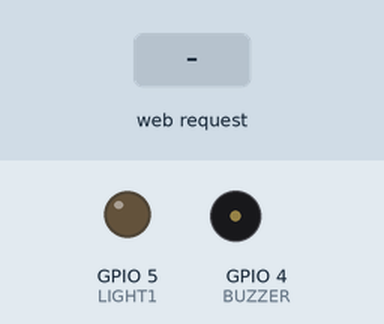
Recording of a sketch running on a simulated ESP8266 (NodeMCU). On the bench: output pins drawn as LEDs (lit = HIGH), buzzer (waves = sounding, pin HIGH). The test bench sets the inputs (shaded band). WiFi joins after 1.5 s; servers stay silent unless stated; what the sketch prints to the serial monitor is not drawn.

Above: at 3.2 s.
3.3 s: HTTP request GET /BuzzerOff received
At 3.8 s:
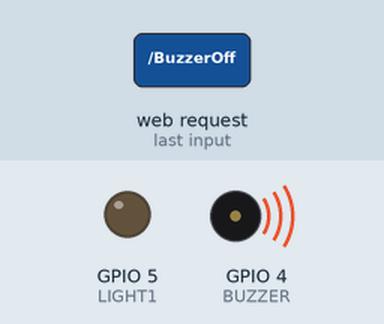
4.8 s: HTTP request GET /FlashOn received
At 6.2 s:
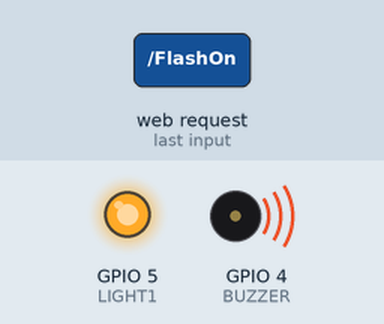
Timing chart, 0 to 11.3 s (numbered marks = the images above; inputs shaded):
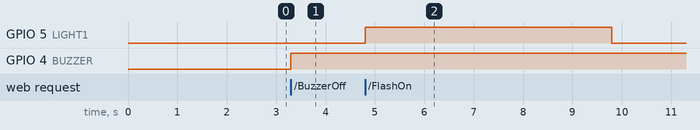

Measured:
- after the input at 3.3 s, GPIO 4 (BUZZER): LOW → HIGH at once
- after the input at 4.8 s, GPIO 5 (LIGHT1): LOW → HIGH at once, → LOW 5.0 s later

The sketch:

code_for_ESP.ino
```cpp
#include <ESP8266WebServer.h>
#include <ESP8266WiFi.h>

#define BUZZER 4
#define LIGHT1 5
#define LIGHT2 13
const char *ssid = "multimedia_komputer"; // Write your wifi ssid here
const char *password = "mariusz7419";     // Write your wifi password here

ESP8266WebServer server(80);
 IPAddress local_IP(192, 168, 0, 9);
 IPAddress gateway(192, 168, 0, 1);
 IPAddress subnet(255, 255, 255, 224);

void stronaGlowna(){
   server.send(200, "text/html", "<h2>To jest strona główna</h2>");
}
void buzzerOn(){
   pinMode(BUZZER,OUTPUT);
   digitalWrite(BUZZER,LOW);
   server.send(200, "text/html", "<h2>Buzzer wlaczony <3 </h2>");
   delay(5000);
   buzzerOff();
}

void buzzerOff(){
   pinMode(BUZZER,OUTPUT);
   digitalWrite(BUZZER,HIGH);
   server.send(200, "text/html", "<h2>Buzzer wylaczona :)</h2>");

}
void flashAllertOn(){
   pinMode(LIGHT1,OUTPUT);
   digitalWrite(LIGHT1,HIGH);
   server.send(200, "text/html", "<h2>Flash 1 On ;)</h2>");
   delay(5000);
   flashAllertOff();
}

void flashAllertOff(){
   pinMode(LIGHT1,OUTPUT);
   digitalWrite(LIGHT1,LOW);
   server.send(200, "text/html", "<h2>Flash 1 Off ;)</h2>");

}

void flashAllertOn2(){
   pinMode(LIGHT2,OUTPUT);
   digitalWrite(LIGHT2,HIGH);
   server.send(200, "text/html", "<h2>Flash 2 On ;)</h2>");
   buzzerOn();
   delay(5000);
   flashAllertOff2();
   buzzerOff();
}
void flashAllertOff2(){
   pinMode(LIGHT2,OUTPUT);
   digitalWrite(LIGHT2,LOW);
   server.send(200, "text/html", "<h2>Flash 2 Off ;)</h2>");
}


void handleNotFound() {
   String message = "Brak strony na serwerze...";
   server.send(404, "text/plain", message);
}

void setup(){
   server.on("/", stronaGlowna);
   server.on("/BuzzerOn", buzzerOn);
   server.on("/BuzzerOff", buzzerOff);
   server.on("/FlashOn", flashAllertOn);
   server.on("/FlashOff", flashAllertOff);
   server.on("/FlashOn2", flashAllertOn2);
   server.on("/FlashOff2", flashAllertOff2);
   server.onNotFound(handleNotFound);

    Serial.begin(115200);
  delay(10);
  Serial.println('\n');

  WiFi.config(local_IP, subnet, gateway);
  WiFi.begin(ssid, password);
  Serial.print("Connecting to ");
  Serial.print(ssid); Serial.println(" ...");

  int i = 0;
  while (WiFi.status() != WL_CONNECTED) {
    delay(1000);
    Serial.print(++i); Serial.print(' ');
  }

  Serial.println('\n');
  Serial.println("Connection established!");
  Serial.print("IP address:\t");
  Serial.println(WiFi.localIP());
  server.begin();

}
void loop(){
   server.handleClient();
}
```
